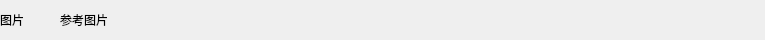
<?xml version="1.0" encoding="UTF-8"?>
<ui version="4.0">
 <class>ImageTitle</class>
 <widget class="QWidget" name="ImageTitle">
  <property name="geometry">
   <rect>
    <x>0</x>
    <y>0</y>
    <width>765</width>
    <height>40</height>
   </rect>
  </property>
  <property name="windowTitle">
   <string>Form</string>
  </property>
  <widget class="QLabel" name="label_2">
   <property name="geometry">
    <rect>
     <x>60</x>
     <y>0</y>
     <width>161</width>
     <height>40</height>
    </rect>
   </property>
   <property name="text">
    <string>参考图片</string>
   </property>
  </widget>
  <widget class="QLabel" name="icon">
   <property name="geometry">
    <rect>
     <x>0</x>
     <y>0</y>
     <width>54</width>
     <height>40</height>
    </rect>
   </property>
   <property name="text">
    <string>图片 </string>
   </property>
  </widget>
 </widget>
 <resources/>
 <connections/>
</ui>
